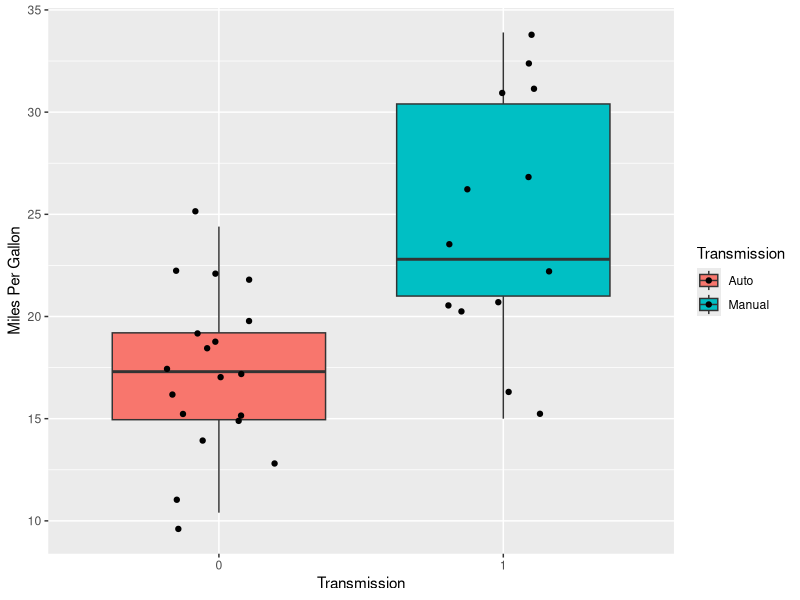
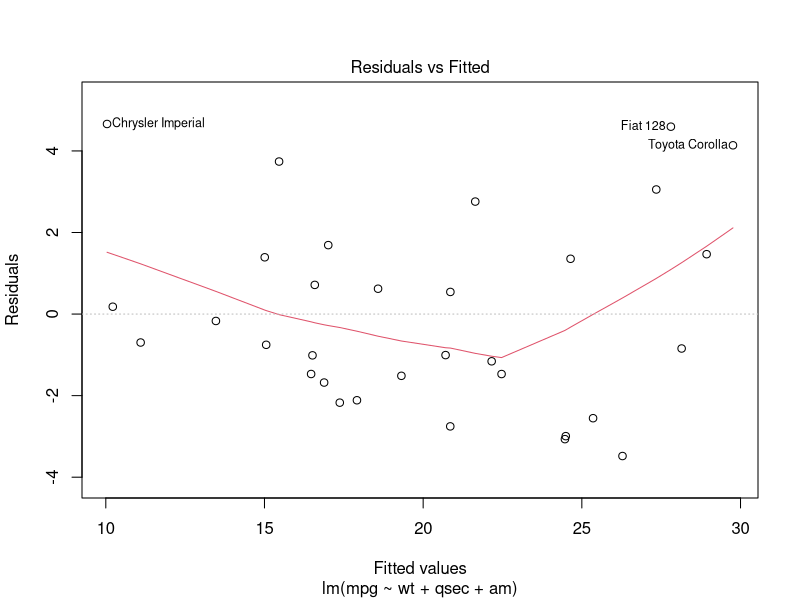
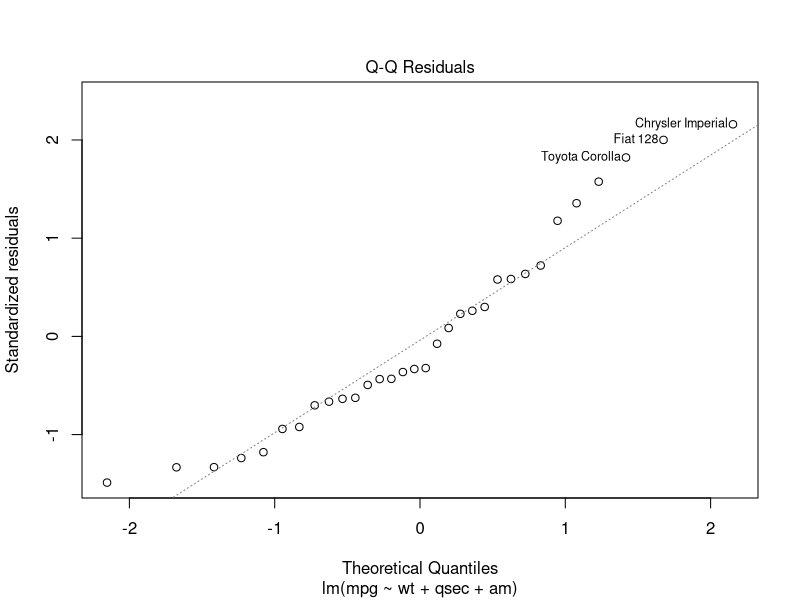
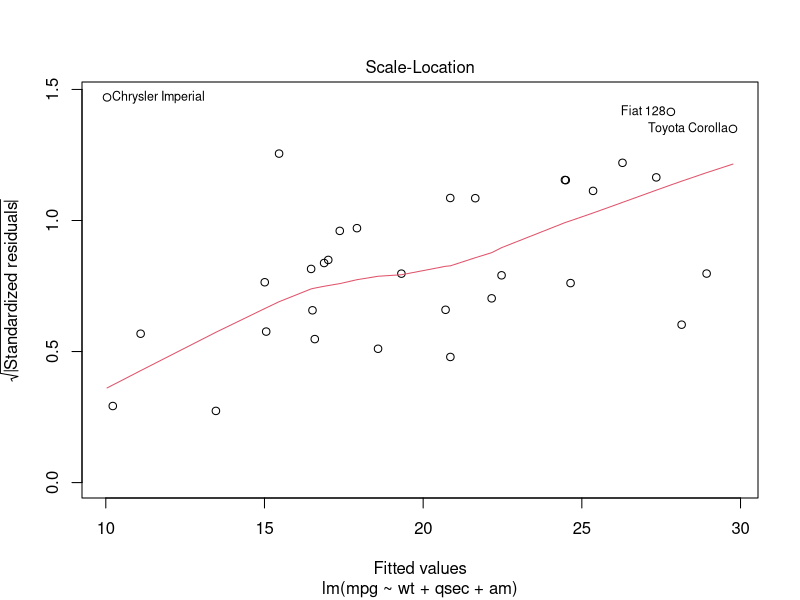
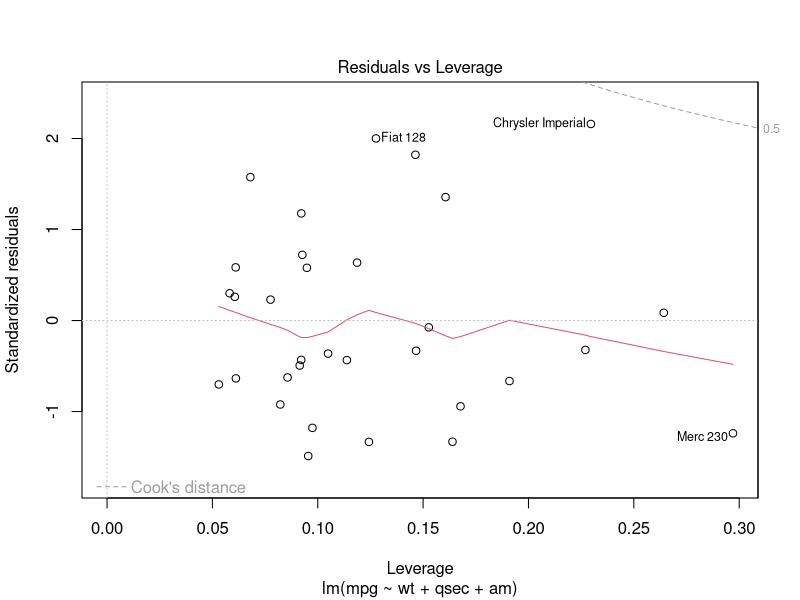

The R script that drew these images, in order:
## ---- chunk 1
data(mtcars)
head(mtcars)
## ---- chunk 2
shapiro.test(mtcars$mpg)
## ---- chunk 3
t.test(mtcars$mpg, mtcars$am, var.equal=TRUE, paired=FALSE)
## ---- chunk 4
initial.model <- lm(mpg ~., data= mtcars)
best.model <- step(initial.model, direction = "both")
## ---- chunk 5
summary(best.model)
## ---- chunk 6
library(ggplot2)
data("mtcars")
g = ggplot(mtcars, aes(factor(am), mpg, fill=factor(am)))
g = g + geom_boxplot()
g = g + geom_jitter(position=position_jitter(width=.2, height=1))
g = g + scale_fill_discrete(name="Transmission", breaks=c("0", "1"),
                            labels=c("Auto", "Manual"))
g = g + ylab("Miles Per Gallon")
g = g + xlab("Transmission")
g
## ---- chunk 7
# par(mfrow=c(2, 2))
plot(best.model)

